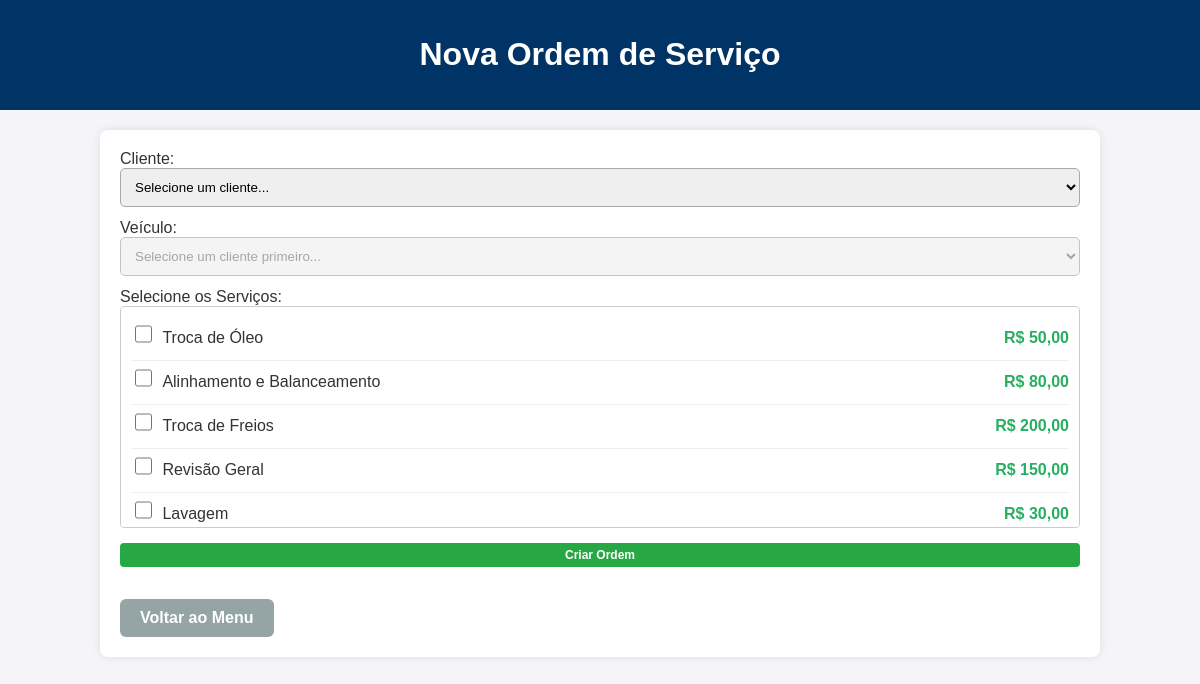
The page /cadastroServico on the database its author committed.
### tables this page shows
CREATE TABLE servicos (
                id INTEGER PRIMARY KEY AUTOINCREMENT,
                descricao TEXT NOT NULL,
                preco REAL NOT NULL
            );

### app.py (the view)
@app.route("/cadastroServico")
def cadastro_servico():
    clientes = db.get_all("usuarios")
    veiculos = db.get_all("veiculos")
    servicos = db.get_all("servicos")
    return render_template("cadastroServico.html", clientes=clientes, veiculos=veiculos, servicos=servicos)

### app.py (called while the page is built)
@app.template_filter('moeda')
def format_moeda(valor):
    try:
        valor = float(valor)
    except:
        valor = 0.0
    return f"R$ {valor:,.2f}".replace(",", "X").replace(".", ",").replace("X", ".")

### database/adapters/sqlite_adapter.py (called while the page is built)
    def get_all(self, table):
        self.cursor.execute(f"SELECT * FROM {table}")
        return self.cursor.fetchall()

### templates/cadastroServico.html (shortened to what this page needs)
<!DOCTYPE html>
<html lang="pt-br">
<head>
    <link rel="stylesheet" href="{{ url_for('static', filename='css/style.css') }}">
</head>
<body>
    <header><h1>Nova Ordem de Serviço</h1></header>
    <div class="container">
        <form action="{{ url_for('processar_cadastro_ordem') }}" method="POST">
            <label for="cliente_id">Cliente:</label>
            <select name="cliente_id" id="cliente_id" required>
                <option value="" disabled selected>Selecione um cliente...</option>
            </select>
            <label for="veiculo_id">Veículo:</label>
            <select name="veiculo_id" id="veiculo_id" required disabled>
                <option value="" disabled selected>Selecione um cliente primeiro...</option>
            </select>
            <label>Selecione os Serviços:</label>
            <div class="servicos-container">
                {% for servico in servicos %}
                <div class="servico-item">
                    <input type="checkbox"
                           id="servico_{{ servico[0] }}"
                           name="servicos_ids"
                           value="{{ servico[0] }}">
                    <label for="servico_{{ servico[0] }}">
                        <span>{{ servico[1] }}</span>
                        <span class="preco-servico">{{ servico[2] | moeda }}</span>
                    </label>
                </div>
                {% else %}
                    <p style="text-align: center; color: #999;">Nenhum serviço cadastrado.</p>
                {% endfor %}
            </div>
            <button type="submit">Criar Ordem</button>
        </form>
        <a href="/landing" class="btn-voltar">Voltar ao Menu</a>
    </div>
</body>
</html>

### static/css/style.css (style rules this page uses)
body { font-family: Arial, sans-serif; margin: 0; padding: 0; background: #f4f4f9; color: #333; }
header { background: #003366; color: white; padding: 15px; text-align: center; }
.container { width: 80%; margin: auto; margin-top: 20px; padding: 20px; background: white; border-radius: 8px; box-shadow: 0 0 8px rgba(0,0,0,0.1); }
form input, form select, form button { display: block; width: 100%; margin-bottom: 12px; padding: 10px; border-radius: 5px; border: 1px solid #aaa; box-sizing: border-box; }
form button { background: #003366; color: white; border: none; cursor: pointer; font-weight: bold; }
form button[type="submit"] { background: #28a745; color: white; padding: 5px 10px; border: none; border-radius: 4px; cursor: pointer; font-size: 12px; }
.btn-voltar { display: inline-block; background-color: #95a5a6; color: white; padding: 10px 20px; text-decoration: none; border-radius: 6px; font-weight: bold; margin-top: 20px; transition: background-color 0.3s; border: none; cursor: pointer; }

### templates/cadastroServico.html (style rules this page uses)
.servicos-container { border: 1px solid #ccc; border-radius: 4px; padding: 10px; max-height: 200px; overflow-y: auto; background: #fff; margin-bottom: 15px; }
.servico-item { display: flex; align-items: center; padding: 5px 0; border-bottom: 1px solid #eee; }
.servico-item:last-child { border-bottom: none; }
.servico-item input[type="checkbox"] { margin-right: 10px; width: 18px; height: 18px; cursor: pointer; }
.servico-item label { cursor: pointer; width: 100%; display: flex; justify-content: space-between; margin: 0; }
.preco-servico { font-weight: bold; color: #27ae60; }

### rows shown on the page
servicos: descricao "Troca de Óleo", preco "R$ 50,00"
servicos: descricao "Alinhamento e Balanceamento", preco "R$ 80,00"
servicos: descricao "Troca de Freios", preco "R$ 200,00"
servicos: descricao "Revisão Geral", preco "R$ 150,00"
servicos: descricao "Lavagem", preco "R$ 30,00"
